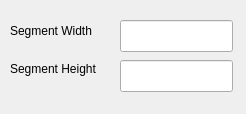
<?xml version="1.0" encoding="UTF-8"?>
<ui version="4.0">
 <class>MeshNodeEditor</class>
 <widget class="QWidget" name="MeshNodeEditor">
  <property name="geometry">
   <rect>
    <x>0</x>
    <y>0</y>
    <width>246</width>
    <height>114</height>
   </rect>
  </property>
  <property name="windowTitle">
   <string>Form</string>
  </property>
  <widget class="QLineEdit" name="SegmentWidth">
   <property name="geometry">
    <rect>
     <x>120</x>
     <y>20</y>
     <width>113</width>
     <height>32</height>
    </rect>
   </property>
  </widget>
  <widget class="QLineEdit" name="SegmentHeight">
   <property name="geometry">
    <rect>
     <x>120</x>
     <y>60</y>
     <width>113</width>
     <height>32</height>
    </rect>
   </property>
  </widget>
  <widget class="QLabel" name="label">
   <property name="geometry">
    <rect>
     <x>10</x>
     <y>20</y>
     <width>101</width>
     <height>21</height>
    </rect>
   </property>
   <property name="text">
    <string>Segment Width</string>
   </property>
  </widget>
  <widget class="QLabel" name="label_2">
   <property name="geometry">
    <rect>
     <x>10</x>
     <y>60</y>
     <width>101</width>
     <height>18</height>
    </rect>
   </property>
   <property name="text">
    <string>Segment Height</string>
   </property>
  </widget>
 </widget>
 <resources/>
 <connections>
  <connection>
   <sender>SegmentWidth</sender>
   <signal>editingFinished()</signal>
   <receiver>MeshNodeEditor</receiver>
   <slot>SegmentWidthChanged()</slot>
   <hints>
    <hint type="sourcelabel">
     <x>176</x>
     <y>35</y>
    </hint>
    <hint type="destinationlabel">
     <x>122</x>
     <y>56</y>
    </hint>
   </hints>
  </connection>
  <connection>
   <sender>SegmentWidth</sender>
   <signal>editingFinished()</signal>
   <receiver>MeshNodeEditor</receiver>
   <slot>SegmentHeightChanged()</slot>
   <hints>
    <hint type="sourcelabel">
     <x>176</x>
     <y>35</y>
    </hint>
    <hint type="destinationlabel">
     <x>122</x>
     <y>56</y>
    </hint>
   </hints>
  </connection>
 </connections>
 <slots>
  <slot>SegmentWidthChanged()</slot>
  <slot>SegmentHeightChanged()</slot>
 </slots>
</ui>
